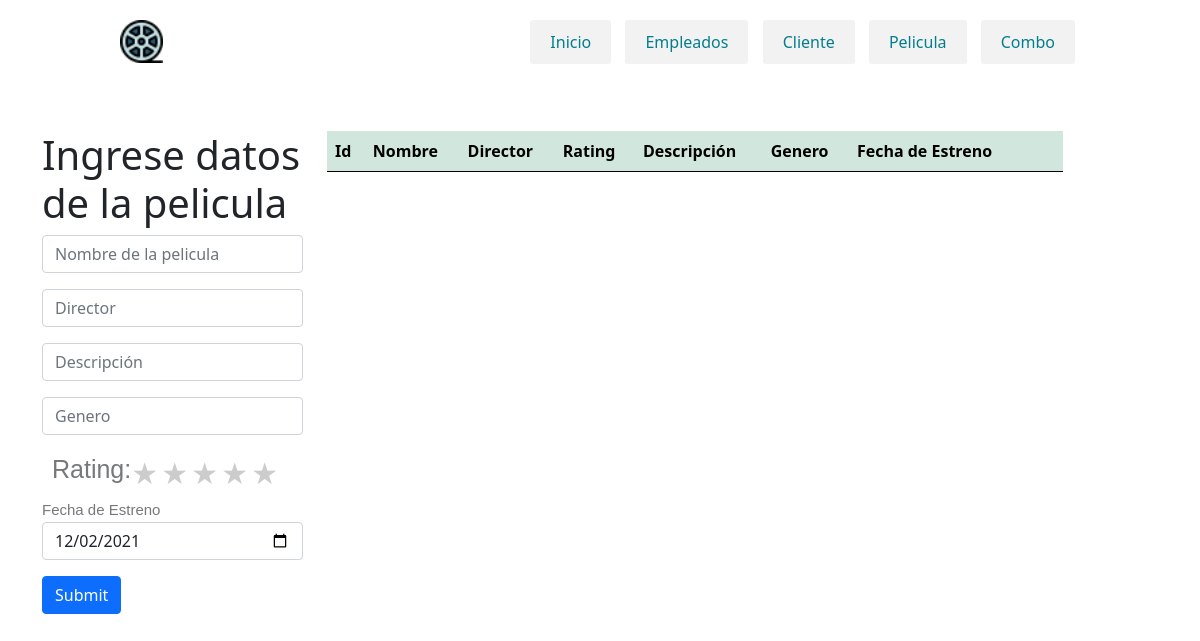
Before: /pelicula.php with the older database file.
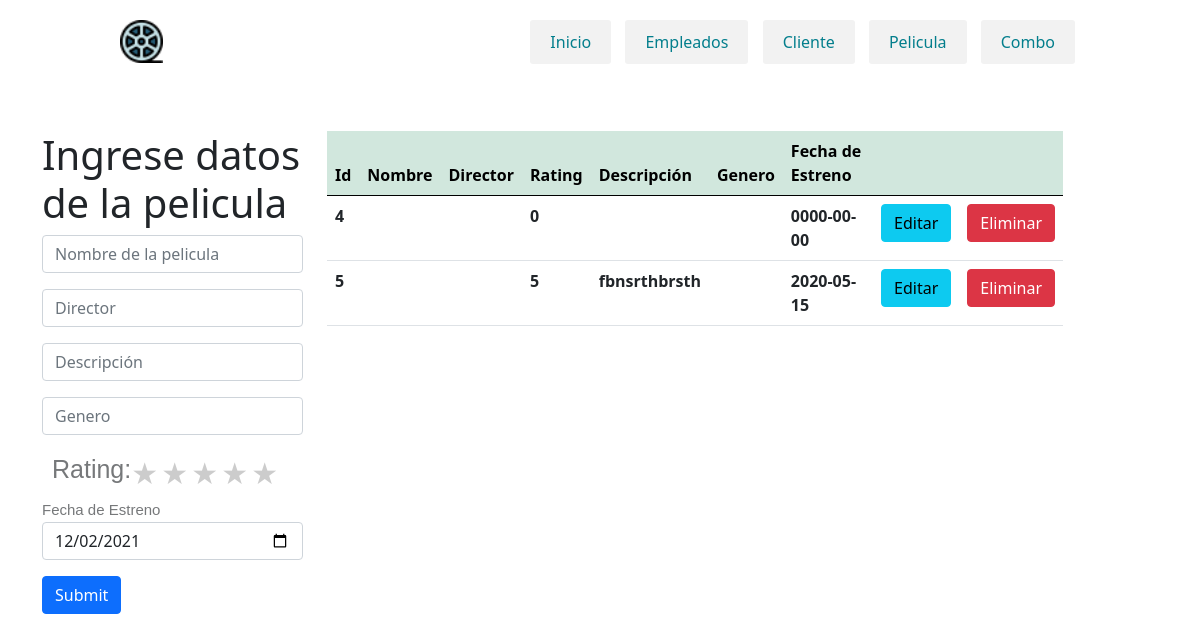
After: the same page with the newer database file.
### tables this page shows
CREATE TABLE `pelicula` (
  `id` int(7) NOT NULL,
  `nombre` varchar(100) NOT NULL,
  `director` varchar(100) NOT NULL,
  `rating` int(1) NOT NULL,
  `descripcion` varchar(512) NOT NULL,
  `genero` varchar(15) NOT NULL,
  `fecha_estreno` date NOT NULL
);

### pelicula.php (the view, shortened to what this page needs)
<?php
    $con=conectar();
	include('header.php');
    $sql="SELECT * FROM `pelicula`";
    $query=mysqli_query($con,$sql);
?>
<!DOCTYPE html>
<html lang="en">
    <head>
        <link href="css/style.css" rel="stylesheet">
        <link href="https://cdn.jsdelivr.net/npm/bootstrap@5.0.0-beta1/dist/css/bootstrap.min.css" rel="stylesheet">
        <link rel="stylesheet" type="text/css" href="style.css">
    </head>
    <body>
            <div class="container mt-5">
                    <div class="row">
                        <div class="col-md-3">
                            <h1>Ingrese datos de la pelicula</h1>
                            <form action="insertarp.php" method="POST">
                                    <input type="text" class="form-control mb-3" name="nombre" placeholder="Nombre de la pelicula">
                                    <input type="text" class="form-control mb-3" name="director" placeholder="Director">
                                    <input type="text" class="form-control mb-3" name="descripcion" placeholder="Descripción">
                                    <input type="text" class="form-control mb-3" name="genero" placeholder="Genero">
                                <div class="rate">Rating:
                                    <label for="star5" title="text">5 stars</label>
                                    <label for="star4" title="text">4 stars</label>
                                    <label for="star3" title="text">3 stars</label>
                                    <label for="star2" title="text">2 stars</label>
                                    <label for="star1" title="text">1 star</label>
                                </div><br/><br/><div class="bp">Fecha de Estreno</div>
                                    <input type="date" class="form-control mb-3" name="fecha_estreno" step="1" min="1910-01-01" max="2021-12-01" value="2021-12-02">
                                    <input type="submit" class="btn btn-primary">
                                </form>
                        </div>
                        <div class="col-md-8">
                            <table class="table" >
                                <thead class="table-success table-striped" >
                                    <tr>
                                        <th>Id</th>
                                        <th>Nombre</th>
                                        <th>Director</th>
                                        <th>Rating</th>
                                        <th>Descripción</th>
                                        <th>Genero</th>
                                        <th>Fecha de Estreno</th>
                                        <th></th>
                                        <th></th>
                                    </tr>
                                </thead>
                                <tbody>
                                        <?php
                                            while($row=mysqli_fetch_array($query)){
                                        ?>
                                            <tr>
                                                <th><?php  echo $row['id']?></th>
                                                <th><?php  echo $row['nombre']?></th>
                                                <th><?php  echo $row['director']?></th>
                                                <th><?php  echo $row['rating']?></th>
                                                <th><?php  echo $row['descripcion']?></th>
                                                <th><?php  echo $row['genero']?></th>
                                                <th><?php  echo $row['fecha_estreno']?></th>
                                                <th><a href="actualizarp.php?id=<?php echo $row['id'] ?>" class="btn btn-info">Editar</a></th>
                                                <th><a href="deletep.php?id=<?php echo $row['id'] ?>" class="btn btn-danger">Eliminar</a></th>
                                            </tr>
                                        <?php
                                            }
                                        ?>
                                </tbody>
                            </table>
                        </div>
                    </div>
            </div>
    </body>
</html>

Changed rows visible on the page:
added pelicula: id "4", rating "0", fecha_estreno "0000-00-00"
added pelicula: id "5", rating "5", descripcion "fbnsrthbrsth", fecha_estreno "2020-05-15"
